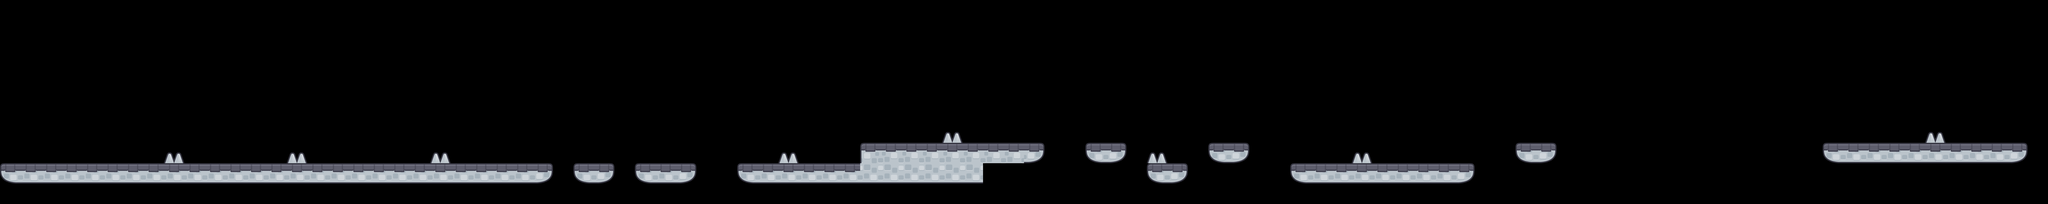

Below is a game level as drawn by its tile map, then a one-line description and the .tmx file that defines it, in full:
An orthogonal 100x10 tile map with 64x64 px tiles, 3 tile layers (Ground, Decor, Traps).

<map version="1.10" tiledversion="1.11.2" orientation="orthogonal" renderorder="right-down" width="100" height="10" tilewidth="64" tileheight="64" infinite="0" nextlayerid="11" nextobjectid="1">
 <tileset firstgid="1" source="ground.tsx" />
 <layer id="1" name="Ground" width="100" height="10" locked="1">
  <data encoding="csv">
0,0,0,0,0,0,0,0,0,0,0,0,0,0,0,0,0,0,0,0,0,0,0,0,0,0,0,0,0,0,0,0,0,0,0,0,0,0,0,0,0,0,0,0,0,0,0,0,0,0,0,0,0,0,0,0,0,0,0,0,0,0,0,0,0,0,0,0,0,0,0,0,0,0,0,0,0,0,0,0,0,0,0,0,0,0,0,0,0,0,0,0,0,0,0,0,0,0,0,0,
0,0,0,0,0,0,0,0,0,0,0,0,0,0,0,0,0,0,0,0,0,0,0,0,0,0,0,0,0,0,0,0,0,0,0,0,0,0,0,0,0,0,0,0,0,0,0,0,0,0,0,0,0,0,0,0,0,0,0,0,0,0,0,0,0,0,0,0,0,0,0,0,0,0,0,0,0,0,0,0,0,0,0,0,0,0,0,0,0,0,0,0,0,0,0,0,0,0,0,0,
0,0,0,0,0,0,0,0,0,0,0,0,0,0,0,0,0,0,0,0,0,0,0,0,0,0,0,0,0,0,0,0,0,0,0,0,0,0,0,0,0,0,0,0,0,0,0,0,0,0,0,0,0,0,0,0,0,0,0,0,0,0,0,0,0,0,0,0,0,0,0,0,0,0,0,0,0,0,0,0,0,0,0,0,0,0,0,0,0,0,0,0,0,0,0,0,0,0,0,0,
0,0,0,0,0,0,0,0,0,0,0,0,0,0,0,0,0,0,0,0,0,0,0,0,0,0,0,0,0,0,0,0,0,0,0,0,0,0,0,0,0,0,0,0,0,0,0,0,0,0,0,0,0,0,0,0,0,0,0,0,0,0,0,0,0,0,0,0,0,0,0,0,0,0,0,0,0,0,0,0,0,0,0,0,0,0,0,0,0,0,0,0,0,0,0,0,0,0,0,0,
0,0,0,0,0,0,0,0,0,0,0,0,0,0,0,0,0,0,0,0,0,0,0,0,0,0,0,0,0,0,0,0,0,0,0,0,0,0,0,0,0,0,0,0,0,0,0,0,0,0,0,0,0,0,0,0,0,0,0,0,0,0,0,0,0,0,0,0,0,0,0,0,0,0,0,0,0,0,0,0,0,0,0,0,0,0,0,0,0,0,0,0,0,0,0,0,0,0,0,0,
0,0,0,0,0,0,0,0,0,0,0,0,0,0,0,0,0,0,0,0,0,0,0,0,0,0,0,0,0,0,0,0,0,0,0,0,0,0,0,0,0,0,0,0,0,0,0,0,0,0,0,0,0,0,0,0,0,0,0,0,0,0,0,0,0,0,0,0,0,0,0,0,0,0,0,0,0,0,0,0,0,0,0,0,0,0,0,0,0,0,0,0,0,0,0,0,0,0,0,0,
0,0,0,0,0,0,0,0,0,0,0,0,0,0,0,0,0,0,0,0,0,0,0,0,0,0,0,0,0,0,0,0,0,0,0,0,0,0,0,0,0,0,0,0,0,0,0,0,0,0,0,0,0,0,0,0,0,0,0,0,0,0,0,0,0,0,0,0,0,0,0,0,0,0,0,0,0,0,0,0,0,0,0,0,0,0,0,0,0,0,0,0,0,0,0,0,0,0,0,0,
0,0,0,0,0,0,0,0,0,0,0,0,0,0,0,0,0,0,0,0,0,0,0,0,0,0,0,0,0,0,0,0,0,0,0,0,0,0,0,0,0,0,182,200,200,200,200,200,200,200,2,0,0,20,2,0,0,0,0,20,2,0,0,0,0,0,0,0,0,0,0,0,0,0,20,2,0,0,0,0,0,0,0,0,0,0,0,0,0,20,38,38,38,38,38,38,38,38,2,0,
20,38,38,38,38,38,38,38,38,38,38,38,38,38,38,38,38,38,38,38,38,38,38,38,38,38,2,0,20,2,0,20,38,2,0,0,20,38,38,38,38,38,308,308,308,308,308,308,0,0,0,0,0,0,0,0,20,2,0,0,0,0,0,20,38,38,38,38,38,38,38,2,0,0,0,0,0,0,0,0,0,0,0,0,0,0,0,0,0,0,0,0,0,0,0,0,0,0,0,0,
0,0,0,0,0,0,0,0,0,0,0,0,0,0,0,0,0,0,0,0,0,0,0,0,0,0,0,0,0,0,0,0,0,0,0,0,0,0,0,0,0,0,0,0,0,0,0,0,0,0,0,0,0,0,0,0,0,0,0,0,0,0,0,0,0,0,0,0,0,0,0,0,0,0,0,0,0,0,0,0,0,0,0,0,0,0,0,0,0,0,0,0,0,0,0,0,0,0,0,0
</data>
 </layer>
 <layer id="4" name="Decor" width="100" height="10" locked="1">
  <data encoding="csv">
0,0,0,0,0,0,0,0,0,0,0,0,0,0,0,0,0,0,0,0,0,0,0,0,0,0,0,0,0,0,0,0,0,0,0,0,0,0,0,0,0,0,0,0,0,0,0,0,0,0,0,0,0,0,0,0,0,0,0,0,0,0,0,0,0,0,0,0,0,0,0,0,0,0,0,0,0,0,0,0,0,0,0,0,0,0,0,0,0,0,0,0,0,0,0,0,0,0,0,0,
0,0,0,0,0,0,0,0,0,0,0,0,0,0,0,0,0,0,0,0,0,0,0,0,0,0,0,0,0,0,0,0,0,0,0,0,0,0,0,0,0,0,0,0,0,0,0,0,0,0,0,0,0,0,0,0,0,0,0,0,0,0,0,0,0,0,0,0,0,0,0,0,0,0,0,0,0,0,0,0,0,0,0,0,0,0,0,0,0,0,0,0,0,0,0,0,0,0,0,0,
0,0,0,0,0,0,0,0,0,0,0,0,0,0,0,0,0,0,0,0,0,0,0,0,0,0,0,0,0,0,0,0,0,0,0,0,0,0,0,0,0,0,0,0,0,0,0,0,0,0,0,0,0,0,0,0,0,0,0,0,0,0,0,0,0,0,0,0,0,0,0,0,0,0,0,0,0,0,0,0,0,0,0,0,0,0,0,0,0,0,0,0,0,0,0,0,0,0,0,0,
0,0,0,0,0,0,0,0,0,0,0,0,0,0,0,0,0,0,0,0,0,0,0,0,0,0,0,0,0,0,0,0,0,0,0,0,0,0,0,0,0,0,0,0,0,0,0,0,0,0,0,0,0,0,0,0,0,0,0,0,0,0,0,0,0,0,0,0,0,0,0,0,0,0,0,0,0,0,0,0,0,0,0,0,0,0,0,0,0,0,0,0,0,0,0,0,0,0,0,0,
0,0,0,0,0,0,0,0,0,0,0,0,0,0,0,0,0,0,0,0,0,0,0,0,0,0,0,0,0,0,0,0,0,0,0,0,0,0,0,0,0,0,0,0,0,0,0,0,0,0,0,0,0,0,0,0,0,0,0,0,0,0,0,0,0,0,0,0,0,0,0,0,0,0,0,0,0,0,0,0,0,0,0,0,0,0,0,0,0,0,0,0,0,0,0,0,0,0,0,0,
0,0,0,0,0,0,0,0,0,0,0,0,0,0,0,0,0,0,0,0,0,0,0,0,0,0,0,0,0,0,0,0,0,0,0,0,0,0,0,0,0,0,0,0,0,0,0,0,0,0,0,0,0,0,0,0,0,0,0,0,0,0,0,0,0,0,0,0,0,0,0,0,0,0,0,0,0,0,0,0,0,0,0,0,0,0,0,0,0,0,0,0,0,0,0,0,0,0,0,0,
0,0,0,0,0,0,0,0,0,0,0,0,0,0,0,0,0,0,0,0,0,0,0,0,0,0,0,0,0,0,0,0,0,0,0,0,0,0,0,0,0,0,0,0,0,0,0,0,0,0,0,0,0,0,0,0,0,0,0,0,0,0,0,0,0,0,0,0,0,0,0,0,0,0,0,0,0,0,0,0,0,0,0,0,0,0,0,0,0,0,0,0,0,0,0,0,0,0,0,0,
0,0,0,0,0,0,0,0,0,0,0,0,0,0,0,0,0,0,0,0,0,0,0,0,0,0,0,0,0,0,0,0,0,0,0,0,0,0,0,0,0,0,0,0,0,0,0,0,0,0,0,0,0,0,0,0,0,0,0,0,0,0,0,0,0,0,0,0,0,0,0,0,0,0,0,0,0,0,0,0,0,0,0,0,0,0,0,0,0,0,0,0,0,0,0,0,0,0,0,0,
0,0,0,0,0,0,0,0,0,0,0,0,0,0,0,0,0,0,0,0,0,0,0,0,0,0,0,0,0,0,0,0,0,0,0,0,0,0,0,0,0,0,0,0,0,0,0,0,0,0,0,0,0,0,0,0,0,0,0,0,0,0,0,0,0,0,0,0,0,0,0,0,0,0,0,0,0,0,0,0,0,0,0,0,0,0,0,0,0,0,0,0,0,0,0,0,0,0,0,0,
0,0,0,0,0,0,0,0,0,0,0,0,0,0,0,0,0,0,0,0,0,0,0,0,0,0,0,0,0,0,0,0,0,0,0,0,0,0,0,0,0,0,0,0,0,0,0,0,0,0,0,0,0,0,0,0,0,0,0,0,0,0,0,0,0,0,0,0,0,0,0,0,0,0,0,0,0,0,0,0,0,0,0,0,0,0,0,0,0,0,0,0,0,0,0,0,0,0,0,0
</data>
 </layer>
 <layer id="3" name="Traps" width="100" height="10" locked="1">
  <data encoding="csv">
0,0,0,0,0,0,0,0,0,0,0,0,0,0,0,0,0,0,0,0,0,0,0,0,0,0,0,0,0,0,0,0,0,0,0,0,0,0,0,0,0,0,0,0,0,0,0,0,0,0,0,0,0,0,0,0,0,0,0,0,0,0,0,0,0,0,0,0,0,0,0,0,0,0,0,0,0,0,0,0,0,0,0,0,0,0,0,0,0,0,0,0,0,0,0,0,0,0,0,0,
0,0,0,0,0,0,0,0,0,0,0,0,0,0,0,0,0,0,0,0,0,0,0,0,0,0,0,0,0,0,0,0,0,0,0,0,0,0,0,0,0,0,0,0,0,0,0,0,0,0,0,0,0,0,0,0,0,0,0,0,0,0,0,0,0,0,0,0,0,0,0,0,0,0,0,0,0,0,0,0,0,0,0,0,0,0,0,0,0,0,0,0,0,0,0,0,0,0,0,0,
0,0,0,0,0,0,0,0,0,0,0,0,0,0,0,0,0,0,0,0,0,0,0,0,0,0,0,0,0,0,0,0,0,0,0,0,0,0,0,0,0,0,0,0,0,0,0,0,0,0,0,0,0,0,0,0,0,0,0,0,0,0,0,0,0,0,0,0,0,0,0,0,0,0,0,0,0,0,0,0,0,0,0,0,0,0,0,0,0,0,0,0,0,0,0,0,0,0,0,0,
0,0,0,0,0,0,0,0,0,0,0,0,0,0,0,0,0,0,0,0,0,0,0,0,0,0,0,0,0,0,0,0,0,0,0,0,0,0,0,0,0,0,0,0,0,0,0,0,0,0,0,0,0,0,0,0,0,0,0,0,0,0,0,0,0,0,0,0,0,0,0,0,0,0,0,0,0,0,0,0,0,0,0,0,0,0,0,0,0,0,0,0,0,0,0,0,0,0,0,0,
0,0,0,0,0,0,0,0,0,0,0,0,0,0,0,0,0,0,0,0,0,0,0,0,0,0,0,0,0,0,0,0,0,0,0,0,0,0,0,0,0,0,0,0,0,0,0,0,0,0,0,0,0,0,0,0,0,0,0,0,0,0,0,0,0,0,0,0,0,0,0,0,0,0,0,0,0,0,0,0,0,0,0,0,0,0,0,0,0,0,0,0,0,0,0,0,0,0,0,0,
0,0,0,0,0,0,0,0,0,0,0,0,0,0,0,0,0,0,0,0,0,0,0,0,0,0,0,0,0,0,0,0,0,0,0,0,0,0,0,0,0,0,0,0,0,0,0,0,0,0,0,0,0,0,0,0,0,0,0,0,0,0,0,0,0,0,0,0,0,0,0,0,0,0,0,0,0,0,0,0,0,0,0,0,0,0,0,0,0,0,0,0,0,0,0,0,0,0,0,0,
0,0,0,0,0,0,0,0,0,0,0,0,0,0,0,0,0,0,0,0,0,0,0,0,0,0,0,0,0,0,0,0,0,0,0,0,0,0,0,0,0,0,0,0,0,0,155,0,0,0,0,0,0,0,0,0,0,0,0,0,0,0,0,0,0,0,0,0,0,0,0,0,0,0,0,0,0,0,0,0,0,0,0,0,0,0,0,0,0,0,0,0,0,0,155,0,0,0,0,0,
0,0,0,0,0,0,0,0,155,0,0,0,0,0,155,0,0,0,0,0,0,155,0,0,0,0,0,0,0,0,0,0,0,0,0,0,0,0,155,0,0,0,0,0,0,0,0,0,0,0,0,0,0,0,0,0,155,0,0,0,0,0,0,0,0,0,155,0,0,0,0,0,0,0,0,0,0,0,0,0,0,0,0,0,0,0,0,0,0,0,0,0,0,0,0,0,0,0,0,0,
0,0,0,0,0,0,0,0,0,0,0,0,0,0,0,0,0,0,0,0,0,0,0,0,0,0,0,0,0,0,0,0,0,0,0,0,0,0,0,0,0,0,0,0,0,0,0,0,0,0,0,0,0,0,0,0,0,0,0,0,0,0,0,0,0,0,0,0,0,0,0,0,0,0,0,0,0,0,0,0,0,0,0,0,0,0,0,0,0,0,0,0,0,0,0,0,0,0,0,0,
0,0,0,0,0,0,0,0,0,0,0,0,0,0,0,0,0,0,0,0,0,0,0,0,0,0,0,0,0,0,0,0,0,0,0,0,0,0,0,0,0,0,0,0,0,0,0,0,0,0,0,0,0,0,0,0,0,0,0,0,0,0,0,0,0,0,0,0,0,0,0,0,0,0,0,0,0,0,0,0,0,0,0,0,0,0,0,0,0,0,0,0,0,0,0,0,0,0,0,0
</data>
 </layer>
 <objectgroup id="7" name="Objects" locked="1" />
</map>
